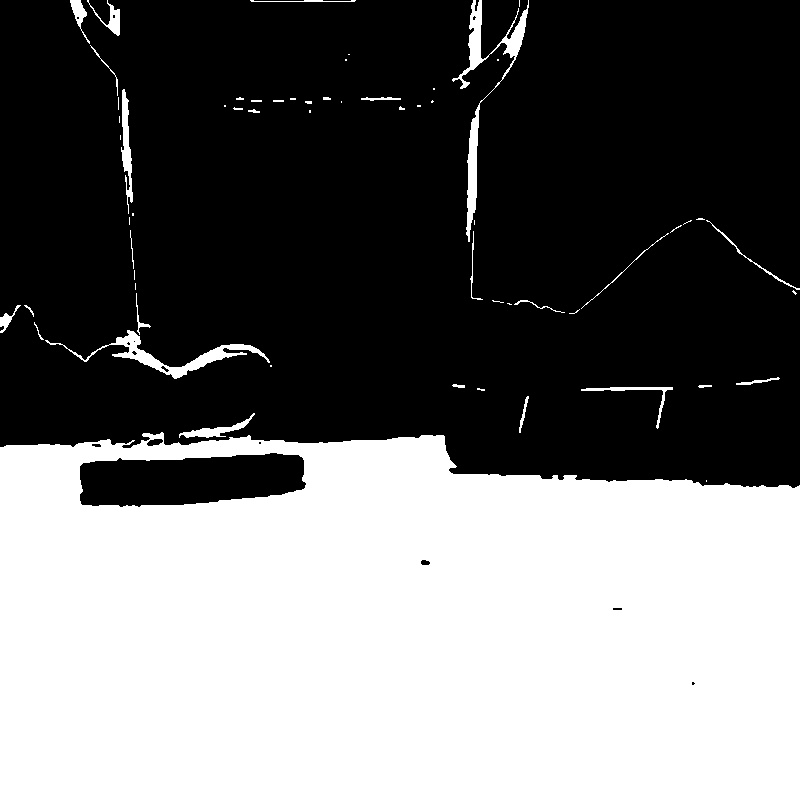
#> input picture images/ground_white.jpg, 800 x 800 px, given in place of the camera
$ python run.py
#> lines starting #> are read from the running program, lines starting #| are printed output that depends on the picture
#> further down, frame is the input picture: shape (800, 800, 3); min 0, max 255, mean 108.4
### codes/cluster.py
import cv2
import numpy as np

def labelize(img,size1,size2,scale_factor_distance=25,num_cluster=3,rand=6,batch_size=1000):
#> called with size1 = 400, size2 = 400, scale_factor_distance = 25, num_cluster = 3, rand = 6, batch_size = 1000
    a = cv2.medianBlur(img,3)
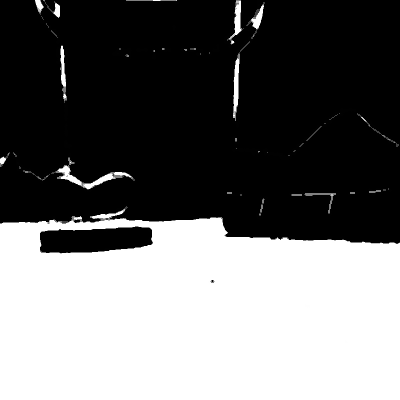
#> a: shape (400, 400); min 0, max 255, mean 107.8
    a = cv2.medianBlur(a,3)
    a = cv2.medianBlur(a,3)

    loc1=np.zeros(shape=[size1,size2])
    loc2=np.zeros(shape=[size1,size2])

    for y in range(size1):
        loc1[:,y]=(y+1)/scale_factor_distance
    for y in range(size2):
        loc2[y,:]=(y+1)/scale_factor_distance

    a=np.reshape(a,[-1,1])
    loc1=np.reshape(loc1,[-1,1])
    loc2=np.reshape(loc2,[-1,1])
    a=np.concatenate([a,loc1,loc2],axis=1)

    multiplier=int(np.floor(255/num_cluster))

    from sklearn.cluster import MiniBatchKMeans
    kmb=MiniBatchKMeans(n_clusters=num_cluster,batch_size=batch_size,random_state=rand)

    label=kmb.fit_predict(a)*multiplier
    label=label.reshape([size1,size2])
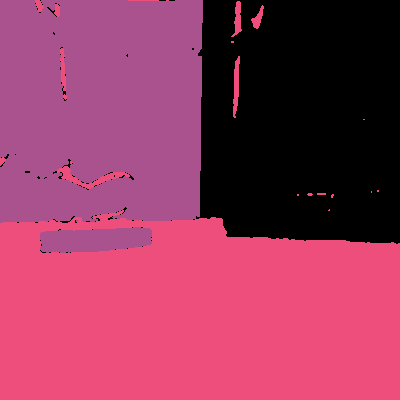
#> label: shape (400, 400) int32; 3 distinct labels, from 0 to 170; one colour per label, 0 black
    return label

### codes/segregation.py
import cv2
import numpy as np

def segregate(label,strip_size,size1,size2):
#> called with strip_size = 100, size1 = 400, size2 = 400
    from scipy import stats
    ch=np.array(label)
    ch=ch.reshape([size1,size2])
    x=ch[size1-strip_size:]
#> x: shape (100, 400) int32; every value is 85
#> (the run stopped early here; a loop or call above may not have finished)
